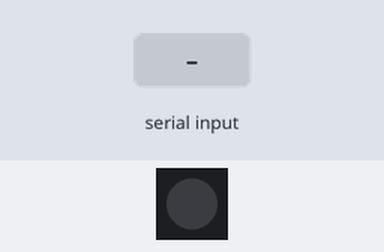
Simulated run of this sketch. Board: Arduino Leonardo, built with avr-gcc and run on an emulated ATmega32U4. On the bench: 1 RGB LEDs in strip order, left to right. Wiring (inferred from the names in the program): WS2801 LEDs: data pin 6; clock pin 5. Inputs (shaded band) come from the test bench. Dim RGB values are drawn brighter than linear; random numbers use the default seed unless the sketch sets one; what the sketch prints to the serial monitor is not drawn.

Above: at 1.2 s.
1.3 s: "30,150\n" received over the second serial link
At 4.2 s:
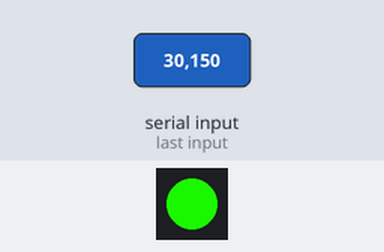
4.3 s: "B90\n" received over the second serial link
At 5.33 s:
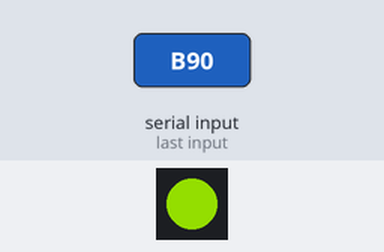
7.3 s: "90,45\n" received over the second serial link
At 8.5 s:
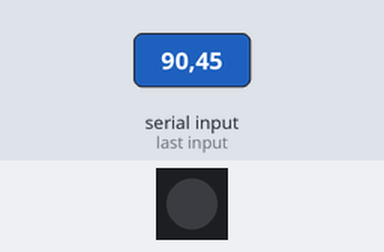
9.0 s: "2\n" received over the second serial link
At 9.35 s:
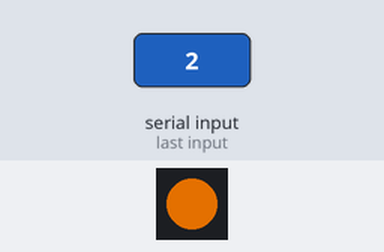
12.0 s: "0\n" received over the second serial link
At 12.6 s:
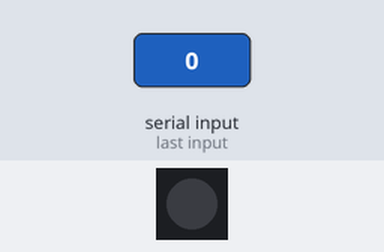
Timing chart, 0 to 14.6 s (numbered marks = the images above; inputs shaded):
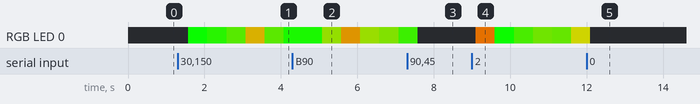

Measured:
- after the input at 1.3 s, RGB LED 0: off → RGB(9, 246, 0) after 0.28 s, → RGB(36, 219, 0) 0.50 s later, → RGB(69, 186, 0) 0.50 s later, → RGB(141, 114, 0) 0.50 s later, … (6 changes in this stretch)
- after the input at 9.0 s, RGB LED 0: off → RGB(171, 84, 0) after 0.10 s, → RGB(12, 243, 0) 0.50 s later, → RGB(60, 195, 0) 0.50 s later, → RGB(84, 171, 0) 0.50 s later, … (6 changes in this stretch)

The sketch:

marcador.ino
```cpp
// sparkfun pro micro 5V/16MHz

#include "SPI.h"
#include "pratipo_WS2801.h"
#include "alphabet710.h"

/*****************************************************************************
Example sketch for driving Pratipo WS2801 pixels!


  Designed specifically to work with the Pratipo RGB Pixels!
  12mm Bullet shape ----> https://www.Pratipo.com/products/322
  12mm Flat shape   ----> https://www.Pratipo.com/products/738
  36mm Square shape ----> https://www.Pratipo.com/products/683

  These pixels use SPI to transmit the color data, and have built in
  high speed PWM drivers for 24 bit color per pixel
  2 pins are required to interface

  Pratipo invests time and resources providing this open source code,
  please support Pratipo and open-source hardware by purchasing
  products from Pratipo!

  Written by David Kavanagh (dkavanagh@gmail.com).
  BSD license, all text above must be included in any redistribution

*****************************************************************************/

// Choose which 2 pins you will use for output.
// Can be any valid output pins.
// The colors of the wires may be totally different so
// BE SURE TO CHECK YOUR PIXELS TO SEE WHICH WIRES TO USE!
uint8_t dataPin  = 6;    // Yellow wire on Pratipo Pixels
uint8_t clockPin = 5;    // Green wire on Pratipo Pixels

// Don't forget to connect the ground wire to Arduino ground,
// and the +5V wire to a +5V supply

// Set the first variable to the NUMBER of pixels in a row and
// the second value to number of pixels in a column.
Pratipo_WS2801 strip = Pratipo_WS2801((uint16_t)280, dataPin, clockPin);

char text[] = {'0', '0','0','0'};

char modeA = 1;
char modeB = 1;

long prev;
int interval = 500;
int vel = 5;
int cycle = 0;

void setup() {
  Serial.begin(9600);
  Serial1.begin(9600);

  strip.begin();
  strip.show(); // all off

  prev = millis();
}

void loop() {
 //TXLED1; delay(500);
 //TXLED0; delay(500);
 //Serial.println("*");
 //Serial.println(str);

 String s; // Allocate some space for the string
 if(Serial1.available() > 0)
 {
   s = Serial1.readStringUntil('\n');
   Serial.print("got "); Serial.print(s);

   if (s[0] == 'A')
     modeA = s[1]-48;
   else if (s[0] == 'B')
     modeB = s[1]-48 ;
   else{
     for (int i=0; i<4; i++){
       text[i] = s[i]-48;
     }
   }
 }

 if (millis()-prev > interval){
   prev = millis();
   Text(cycle++);
 }

}

void Text(int cyc){

  char mode = 1;

  for (int i=0; i<4; i++){
    char caracter = text[i];
    uint32_t color;

    int seed = 0;
    int offset = 0 ;

    if(i==0)
      mode = modeA;
    if(i==2)
      mode = modeB;

    if (mode == 1) // random per-char color
      color = Wheel( random(64)+i*64 );

    for (int x=0; x<7; x++){

      if (mode == 3)
        color = Wheel(((7*i+x)*vel + cyc) % 255); // scrolling rainbow

      for (int y=0; y<10; y++){

        if( 1<<(6-x) & pgm_read_byte_near(font710 + 10*caracter + y) ){

          if (mode == 2) // random per-pixel random
            color = Wheel( (random(64)+i*64) );

          strip.setPixelColor710(x+i*7, 9-y, color);
        } else {
          strip.setPixelColor710(x+i*7, 9-y, Color(0,0,0));
        }
      }
    }
  }
  strip.show();
}


void black() {
  for (int i=0; i < 280; i++) {
     strip.setPixelColor(i, 0, 0, 0);
  }
  strip.show();
}

/* Helper functions */

// Create a 24 bit color value from R,G,B
uint32_t Color(byte r, byte g, byte b)
{
  uint32_t c;
  c = r;
  c <<= 8;
  c |= g;
  c <<= 8;
  c |= b;
  return c;
}

//Input a value 0 to 255 to get a color value.
//The colours are a transition r - g -b - back to r
uint32_t Wheel(byte WheelPos)
{
  if (WheelPos < 85) {
   return Color(WheelPos * 3, 255 - WheelPos * 3, 0);
  } else if (WheelPos < 170) {
   WheelPos -= 85;
   return Color(255 - WheelPos * 3, 0, WheelPos * 3);
  } else {
   WheelPos -= 170;
   return Color(0, WheelPos * 3, 255 - WheelPos * 3);
  }
}
```

pratipo_WS2801.cpp
```cpp
#include "SPI.h"
#include "pratipo_WS2801.h"

// Example to control WS2801-based RGB LED Modules in a strand or strip
// Written by Pratipo - MIT license
/*****************************************************************************/

// Constructor for use with hardware SPI (specific clock/data pins):
Pratipo_WS2801::Pratipo_WS2801(uint16_t n, uint8_t order) {
  rgb_order = order;
  alloc(n);
  updatePins();
}

// Constructor for use with arbitrary clock/data pins:
Pratipo_WS2801::Pratipo_WS2801(uint16_t n, uint8_t dpin, uint8_t cpin, uint8_t order) {
  rgb_order = order;
  alloc(n);
  updatePins(dpin, cpin);
}

// Constructor for use with a matrix configuration, specify w, h for size of matrix
// assumes configuration where string starts at coordinate 0,0 and continues to w-1,0, w-1,1
// and on to 0,1, 0,2 and on to w-1,2 and so on. Snaking back and forth till the end.
// other function calls with provide access to pixels via an x,y coordinate system
Pratipo_WS2801::Pratipo_WS2801(uint16_t w, uint16_t h, uint8_t dpin, uint8_t cpin, uint8_t order) {
  rgb_order = order;
  alloc(w * h);
  width = w;
  height = h;
  updatePins(dpin, cpin);
}

// Allocate 3 bytes per pixel, init to RGB 'off' state:
void Pratipo_WS2801::alloc(uint16_t n) {
  begun   = false;
  numLEDs = ((pixels = (uint8_t *)calloc(n, 3)) != NULL) ? n : 0;
}

// via Michael Vogt/neophob: empty constructor is used when strand length
// isn't known at compile-time; situations where program config might be
// read from internal flash memory or an SD card, or arrive via serial
// command.  If using this constructor, MUST follow up with updateLength()
// and updatePins() to establish the strand length and output pins!
// Also, updateOrder() to change RGB vs GRB order (RGB is default).
Pratipo_WS2801::Pratipo_WS2801(void) {
  begun     = false;
  numLEDs   = 0;
  pixels    = NULL;
  rgb_order = WS2801_RGB;
  updatePins(); // Must assume hardware SPI until pins are set
}

// Release memory (as needed):
Pratipo_WS2801::~Pratipo_WS2801(void) {
  if (pixels != NULL) {
    free(pixels);
  }
}

// Activate hard/soft SPI as appropriate:
void Pratipo_WS2801::begin(void) {
  if(hardwareSPI == true) {
    startSPI();
  } else {
    pinMode(datapin, OUTPUT);
    pinMode(clkpin , OUTPUT);
  }
  begun = true;
}

// Change pin assignments post-constructor, switching to hardware SPI:
void Pratipo_WS2801::updatePins(void) {
  hardwareSPI = true;
  datapin     = clkpin = 0;
  // If begin() was previously invoked, init the SPI hardware now:
  if(begun == true) startSPI();
  // Otherwise, SPI is NOT initted until begin() is explicitly called.

  // Note: any prior clock/data pin directions are left as-is and are
  // NOT restored as inputs!
}

// Change pin assignments post-constructor, using arbitrary pins:
void Pratipo_WS2801::updatePins(uint8_t dpin, uint8_t cpin) {

  if(begun == true) { // If begin() was previously invoked...
    // If previously using hardware SPI, turn that off:
    if(hardwareSPI == true) SPI.end();
    // Regardless, now enable output on 'soft' SPI pins:
    pinMode(dpin, OUTPUT);
    pinMode(cpin, OUTPUT);
  } // Otherwise, pins are not set to outputs until begin() is called.

  // Note: any prior clock/data pin directions are left as-is and are
  // NOT restored as inputs!

  hardwareSPI = false;
  datapin     = dpin;
  clkpin      = cpin;
  clkport     = portOutputRegister(digitalPinToPort(cpin));
  clkpinmask  = digitalPinToBitMask(cpin);
  dataport    = portOutputRegister(digitalPinToPort(dpin));
  datapinmask = digitalPinToBitMask(dpin);
}

// Enable SPI hardware and set up protocol details:
void Pratipo_WS2801::startSPI(void) {
    SPI.begin();
    SPI.setBitOrder(MSBFIRST);
    SPI.setDataMode(SPI_MODE0);
    SPI.setClockDivider(SPI_CLOCK_DIV16); // 1 MHz max, else flicker
}

uint16_t Pratipo_WS2801::numPixels(void) {
  return numLEDs;
}

// Change strand length (see notes with empty constructor, above):
void Pratipo_WS2801::updateLength(uint16_t n) {
  if(pixels != NULL) free(pixels); // Free existing data (if any)
  // Allocate new data -- note: ALL PIXELS ARE CLEARED
  numLEDs = ((pixels = (uint8_t *)calloc(n, 3)) != NULL) ? n : 0;
  // 'begun' state does not change -- pins retain prior modes
}

// Change RGB data order (see notes with empty constructor, above):
void Pratipo_WS2801::updateOrder(uint8_t order) {
  rgb_order = order;
  // Existing LED data, if any, is NOT reformatted to new data order.
  // Calling function should clear or fill pixel data anew.
}

void Pratipo_WS2801::show(void) {
  uint16_t i, nl3 = numLEDs * 3; // 3 bytes per LED
  uint8_t  bit;

  // Write 24 bits per pixel:
  if(hardwareSPI) {
    for(i=0; i<nl3; i++) {
      SPDR = pixels[i];
      while(!(SPSR & (1<<SPIF)));
    }
  } else {
    for(i=0; i<nl3; i++ ) {
      for(bit=0x80; bit; bit >>= 1) {
        if(pixels[i] & bit) *dataport |=  datapinmask;
        else                *dataport &= ~datapinmask;
        *clkport |=  clkpinmask;
        *clkport &= ~clkpinmask;
      }
    }
  }

  delay(1); // Data is latched by holding clock pin low for 1 millisecond
}

// Set pixel color from separate 8-bit R, G, B components:
void Pratipo_WS2801::setPixelColor(uint16_t n, uint8_t r, uint8_t g, uint8_t b) {
  if(n < numLEDs) { // Arrays are 0-indexed, thus NOT '<='
    uint8_t *p = &pixels[n * 3];
    // See notes later regarding color order
    if(rgb_order == WS2801_RGB) {
      *p++ = r;
      *p++ = g;
    } else {
      *p++ = g;
      *p++ = r;
    }
    *p++ = b;
  }
}

// Set pixel color from separate 8-bit R, G, B components using x,y coordinate system:
void Pratipo_WS2801::setPixelColor(uint16_t x, uint16_t y, uint8_t r, uint8_t g, uint8_t b) {
  boolean evenRow = ((y % 2) == 0);
  // calculate x offset first
  uint16_t offset = x % width;
  if (!evenRow) {
    offset = (width-1) - offset;
  }
  // add y offset
  offset += y * width;
  setPixelColor(offset, r, g, b);
}

// Set pixel color from 'packed' 32-bit RGB value:
void Pratipo_WS2801::setPixelColor(uint16_t n, uint32_t c) {
  if(n < numLEDs) { // Arrays are 0-indexed, thus NOT '<='
    uint8_t *p = &pixels[n * 3];
    // To keep the show() loop as simple & fast as possible, the
    // internal color representation is native to different pixel
    // types.  For compatibility with existing code, 'packed' RGB
    // values passed in or out are always 0xRRGGBB order.
    if(rgb_order == WS2801_RGB) {
      *p++ = c >> 16; // Red
      *p++ = c >>  8; // Green
    } else {
      *p++ = c >>  8; // Green
      *p++ = c >> 16; // Red
    }
    *p++ = c;         // Blue
  }
}

// Set pixel color from 'packed' 32-bit RGB value using x,y coordinate system:
void Pratipo_WS2801::setPixelColor(uint16_t x, uint16_t y, uint32_t c) {
  boolean evenRow = ((y % 2) == 0);
  // calculate x offset first
  uint16_t offset = x % width;
  if (!evenRow) {
    offset = (width-1) - offset;
  }
  // add y offset
  offset += y * width;
  setPixelColor(offset, c);
}

// Set pixel color from 'packed' 32-bit RGB value using x,y coordinate system:
void Pratipo_WS2801::setPixelColor710(uint16_t x, uint16_t y, uint32_t c) {

  int moduleH = x/7;
  int moduleV = y/5;

  uint16_t xx = x - moduleH*7;
  uint16_t yy = y - moduleV*5;

  boolean evenCol = ((xx % 2) == 0);
  // calculate y offset first
  uint16_t offset = yy;
  if (!evenCol) {
    offset = (5-1) - offset; //altura de la columna del modulo, menos 1, substraemos el offset
  }
  // add y offset
  offset += xx * 5;

  // add back module offsets

  offset += moduleH*70 + moduleV*35;

  setPixelColor(offset, c);
}

// Query color from previously-set pixel (returns packed 32-bit RGB value)
uint32_t Pratipo_WS2801::getPixelColor(uint16_t n) {
  if(n < numLEDs) {
    uint16_t ofs = n * 3;
    // To keep the show() loop as simple & fast as possible, the
    // internal color representation is native to different pixel
    // types.  For compatibility with existing code, 'packed' RGB
    // values passed in or out are always 0xRRGGBB order.
    return (rgb_order == WS2801_RGB) ?
      ((uint32_t)pixels[ofs] << 16) | ((uint16_t) pixels[ofs + 1] <<  8) | pixels[ofs + 2] :
      (pixels[ofs] <<  8) | ((uint32_t)pixels[ofs + 1] << 16) | pixels[ofs + 2];
  }

  return 0; // Pixel # is out of bounds
}
```

pratipo_WS2801.h
```cpp
#ifndef __PRATIPO_WS2801__
#define __PRATIPO_WS2801__

#if (ARDUINO >= 100)
 #include <Arduino.h>
#else
 #include <WProgram.h>
 #include <pins_arduino.h>
#endif

// Not all LED pixels are RGB order; 36mm type expects GRB data.
// Optional flag to constructors indicates data order (default if
// unspecified is RGB).  As long as setPixelColor/getPixelColor are
// used, other code can always treat 'packed' colors as RGB; the
// library will handle any required translation internally.
#define WS2801_RGB 0
#define WS2801_GRB 1

class Pratipo_WS2801 {

 public:

  // Configurable pins:
  Pratipo_WS2801(uint16_t n, uint8_t dpin, uint8_t cpin, uint8_t order=WS2801_RGB);
  Pratipo_WS2801(uint16_t x, uint16_t y, uint8_t dpin, uint8_t cpin, uint8_t order=WS2801_RGB);
  // Use SPI hardware; specific pins only:
  Pratipo_WS2801(uint16_t n, uint8_t order=WS2801_RGB);
  // Empty constructor; init pins/strand length/data order later:
  Pratipo_WS2801();
  // Release memory (as needed):
  ~Pratipo_WS2801();

  void
    begin(void),
    show(void),
    setPixelColor(uint16_t n, uint8_t r, uint8_t g, uint8_t b),
    setPixelColor(uint16_t n, uint32_t c),
    setPixelColor(uint16_t x, uint16_t y, uint8_t r, uint8_t g, uint8_t b),
    setPixelColor(uint16_t x, uint16_t y, uint32_t c),
    setPixelColor710(uint16_t x, uint16_t y, uint32_t c),
    updatePins(uint8_t dpin, uint8_t cpin), // Change pins, configurable
    updatePins(void), // Change pins, hardware SPI
    updateLength(uint16_t n), // Change strand length
    updateOrder(uint8_t order); // Change data order
  uint16_t
    numPixels(void);
  uint32_t
    getPixelColor(uint16_t n);

 private:

  uint16_t
    numLEDs,
    width,     // used with matrix mode
    height;    // used with matrix mode
  uint8_t
    *pixels,   // Holds color values for each LED (3 bytes each)
    rgb_order, // Color order; RGB vs GRB (or others, if needed in future)
    clkpin    , datapin,     // Clock & data pin numbers
    clkpinmask, datapinmask; // Clock & data PORT bitmasks
  volatile uint8_t
    *clkport  , *dataport;   // Clock & data PORT registers
  void
    alloc(uint16_t n),
    startSPI(void);
  boolean
    hardwareSPI, // If 'true', using hardware SPI
    begun;       // If 'true', begin() method was previously invoked
};

#endif // __Pratipo_WS2801__
```

Source omitted: alphabet710.h (data table, 3523 bytes)
